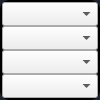
                              <widget class="QFrame" name="frame_pms_display_select_2">
                               <property name="maximumSize">
                                <size>
                                 <width>100</width>
                                 <height>16777215</height>
                                </size>
                               </property>
                               <property name="styleSheet">
                                <string notr="true">QFrame{
border: 2px solid black;
border-radius: 10px;
background-color: rgb(29,34, 44);
}</string>
                               </property>
                               <property name="frameShape">
                                <enum>QFrame::StyledPanel</enum>
                               </property>
                               <property name="frameShadow">
                                <enum>QFrame::Raised</enum>
                               </property>
                               <layout class="QVBoxLayout" name="verticalLayout_21">
                                <property name="spacing">
                                 <number>0</number>
                                </property>
                                <property name="leftMargin">
                                 <number>0</number>
                                </property>
                                <property name="topMargin">
                                 <number>0</number>
                                </property>
                                <property name="rightMargin">
                                 <number>0</number>
                                </property>
                                <property name="bottomMargin">
                                 <number>0</number>
                                </property>
                                <item>
                                 <widget class="QComboBox" name="cbx_pms_display_a_2">
                                  <property name="maximumSize">
                                   <size>
                                    <width>16777215</width>
                                    <height>54</height>
                                   </size>
                                  </property>
                                 </widget>
                                </item>
                                <item>
                                 <widget class="QComboBox" name="cbx_pms_display_b_2">
                                  <property name="maximumSize">
                                   <size>
                                    <width>16777215</width>
                                    <height>54</height>
                                   </size>
                                  </property>
                                 </widget>
                                </item>
                                <item>
                                 <widget class="QComboBox" name="cbx_pms_display_c_2">
                                  <property name="maximumSize">
                                   <size>
                                    <width>16777215</width>
                                    <height>54</height>
                                   </size>
                                  </property>
                                 </widget>
                                </item>
                                <item>
                                 <widget class="QComboBox" name="cbx_pms_display_d_2">
                                  <property name="maximumSize">
                                   <size>
                                    <width>16777215</width>
                                    <height>54</height>
                                   </size>
                                  </property>
                                 </widget>
                                </item>
                               </layout>
                              </widget>
